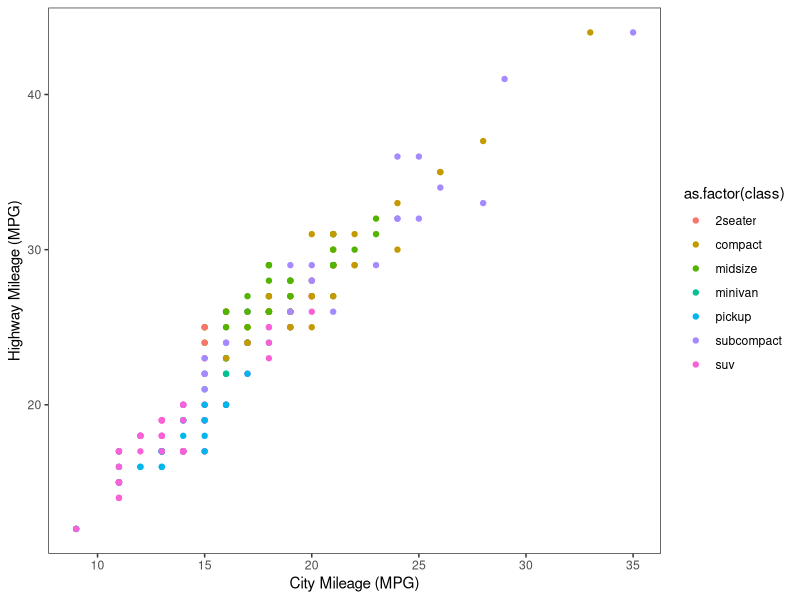
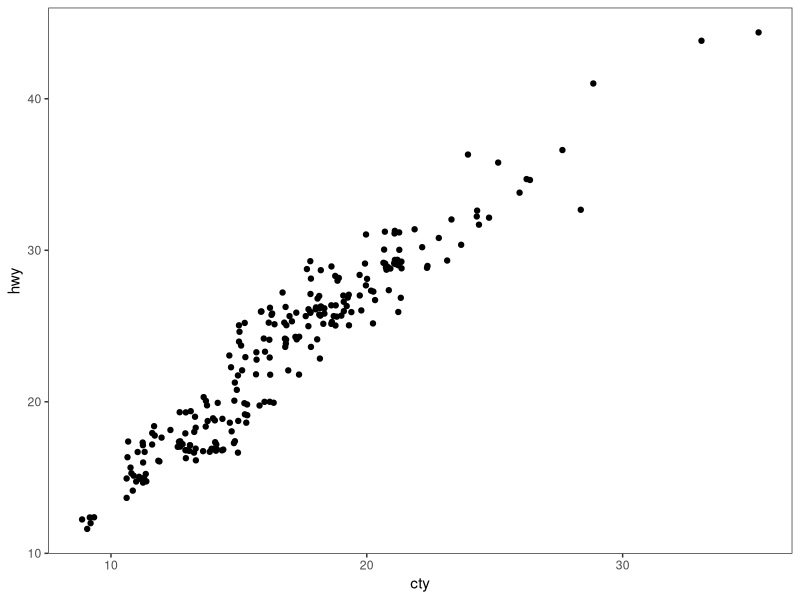
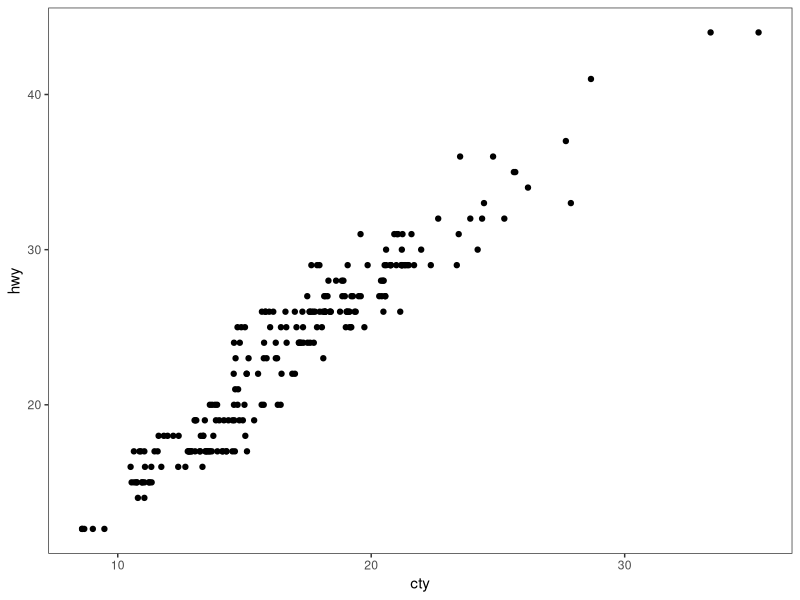
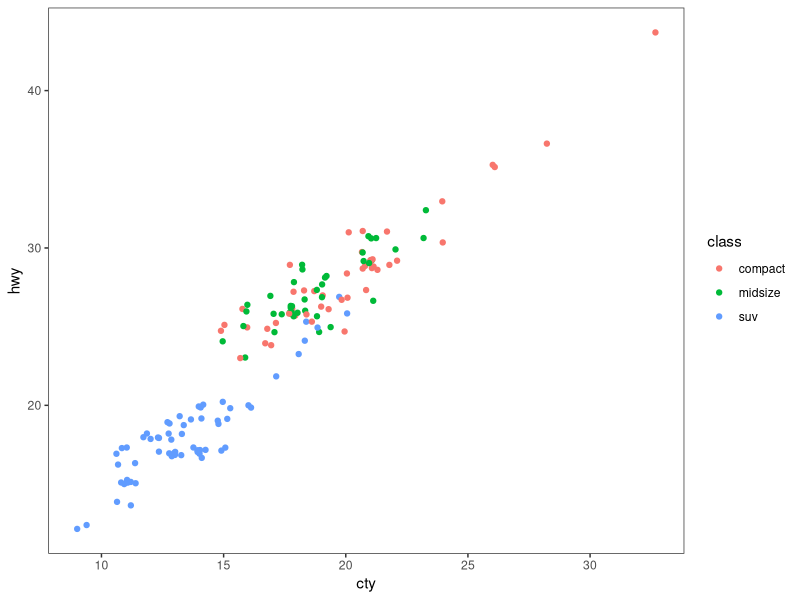
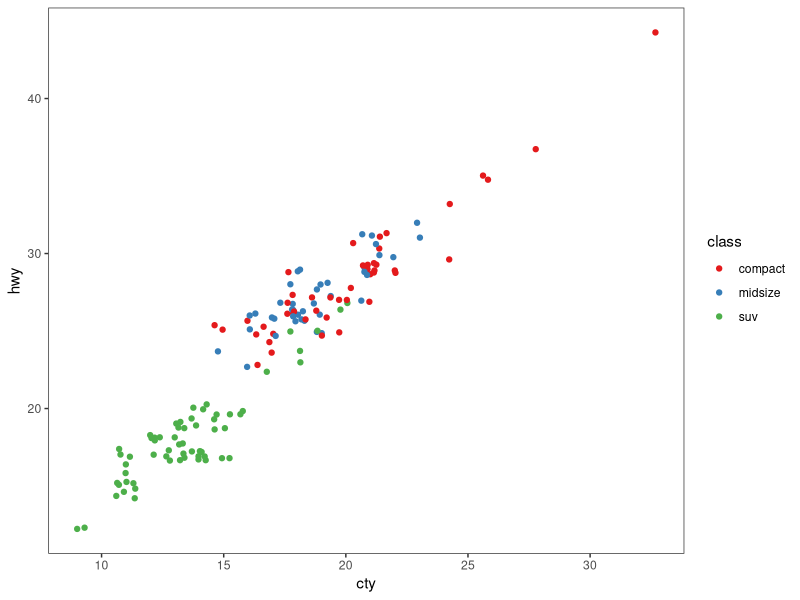
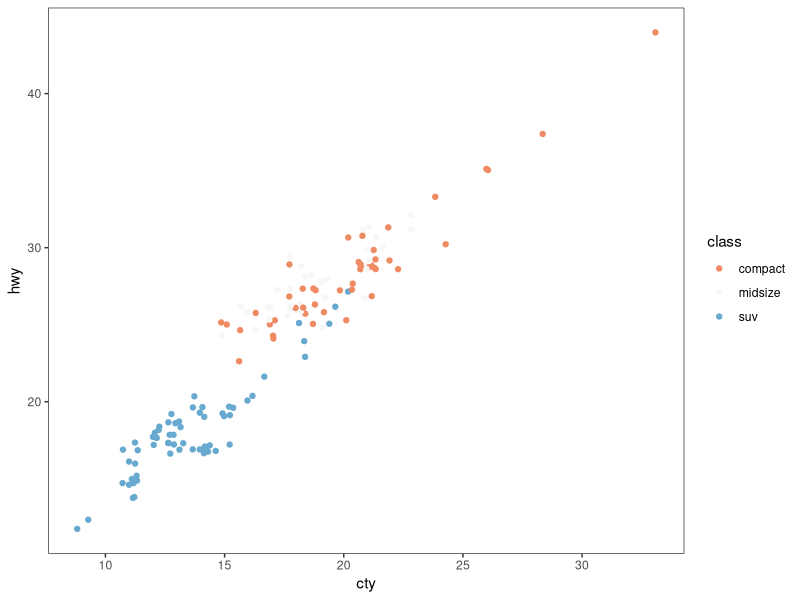
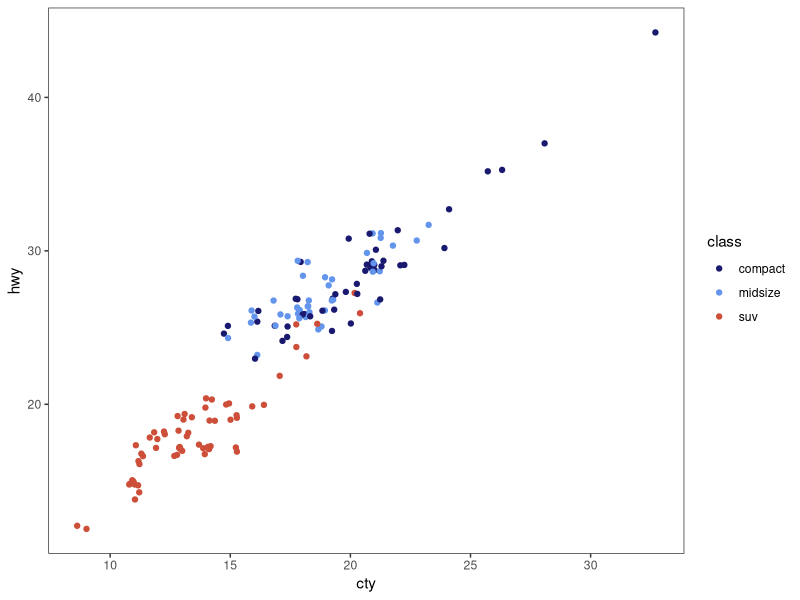
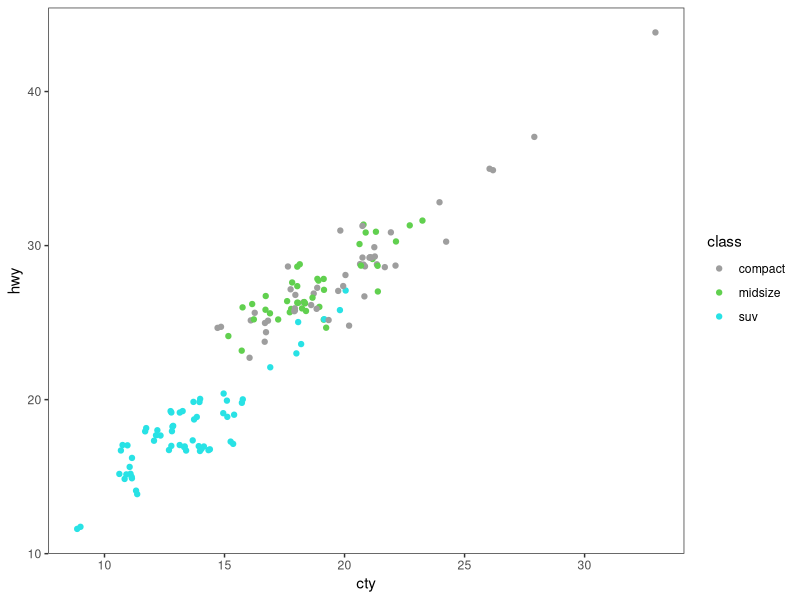

Recreate these plots in R, in order. (Note: this script raises an error after producing the figures.)
# ---------------------------------------------------------- #
#### MODULE 3: Plot even more data!                       ####               
# ---------------------------------------------------------- #

library(ggplot2)
library(tidyverse)

## OBJECTIVE:
# 1. To develop a "grammar of graphics".
# 2. To become comfortable using ggplot2 for exploratory data visualization.


# ---------------------------------------------------------- #
#### SET UP:                                              ####
# ---------------------------------------------------------- #
# REMINDER: In RStudio, open the Rproject for our course (UNCG_DataWrangling), 
# pull any changes from GitHub, and navigate to the branch you created for 
# yourself (just a single branch for the whole semester) in RStudio's Git tab.
# Open this week's assignment in this new branch to complete and submit on GitHub.
# Ideally, you'll commit your answers a bit at a time as you work through
# this assignment, rather than committing all at once at the end.

# Reminder of some helpful resources for graphing in R:
# ggplot Cookbook: http://www.cookbook-r.com/Graphs/
# Official ggplot2 Book: https://ggplot2-book.org/
# Themes in ggplot2: https://ggplot2-book.org/polishing.html#themes

# In ggplot2, aesthetic means “something you can see”. Each aesthetic is a
# mapping between a visual cue and a variable.
# Examples include:
# position (i.e., on the x and y axes)
# color (“outside” color)
# fill (“inside” color)
# shape (of points)
# line type
# size

# Each type of geometric object (geom) accepts only a subset of all aesthetics.
# Refer to the geom help pages to see what mappings each geom accepts. Aesthetic
# mappings are set with the aes() function.

# TASK: We will be using the ggplot2 package for graphing. Fortunately, ggplot2 
# is nested within the tidyverse package (along with many others).
# Start by writing code to load the tidyverse library.
# HINT: see the end of assignment #1 if you forgot how to load a package.


# TASK: Write code below to set your theme to black and white and both your major
# AND minor gridlines to element_blank for all plots you'll be making today.
# HINT: Check back to last week's assignment section 1.9 for setting themes for
# all plots.

theme_set(theme_bw())
theme_update(panel.grid.major = element_blank(),
             panel.grid.minor = element_blank())

# ---------------------------------------------------------- #
#### 1.0 CORRELATION                                      ####
# ---------------------------------------------------------- #

# We learned how to make correlations last week, but it never hurts to get
# more practice! Let's start by using a data set built into ggplot2.
# The mpg dataset looks at the gas efficiency of different cars. Run the following
# code to load the data:
data(mpg, package = "ggplot2")

# TASK: Create a scatterplot (i.e., a dot plot) to relate city and highway mileage.
# Color the points by the class of car (class column) and label the x and y axis 
# to be more informative (City Mileage (MPG) vs Highway Mileage (MPG)).
# HINT: Refer back to last week's assignment or the ggplot help resources if you 
# forget how to make a scatterplot.

ggplot(mpg, aes(x = cty, y = hwy)) +
  geom_point(aes(color=as.factor(class))) +
  xlab("City Mileage (MPG)") +
  ylab("Highway Mileage (MPG)")

# Looks alright, but the graph may be hiding some information...
# QUESTION: How many data points are in the mpg dataframe?

    # 234 objects

# QUESTION: Approximately how many dots are in the graph you just made? How does
# that compare to the number of observations in the dataframe?

    # about 78 points on the plot, which is much much smaller

# Try another correlation-focused geom that addresses this problem by running
# the following code:
ggplot(data=mpg, aes(x=cty, y=hwy)) + 
  geom_jitter()


# QUESTION: What happened when you created the plot with geom_jitter?

    # it plotted the data but added some noise to the point positions

# QUESTION: Run the code to create a plot using geom_jitter a second time. Then run it
# again and again. What happens each time? Why is this happening?

    # each time its very slightly different, probably because thhe jitter moves the points randomly by a small amount, rather than by a set amount for each point

# TASK: The default in geom_jitter is to jitter (or slightly move) the points away
# from each other in both the x and y directions. Check the help file for geom_jitter
# and write code below to make a graph where you jitter points in only the x-dimension
# by 0.5.

ggplot(mpg, aes(x=cty, y=hwy)) +
  geom_jitter(width = .5, height = 0)

# ---------------------------------------------------------- #
#### 1.1 DETOUR! COLORS, COLORS, COLORS                   ####
# ---------------------------------------------------------- #

# Our world is so colorful, and our graphs can be too! But we want to be mindful
# of our color choices to not only be beautiful, but also informative and accessible.

# TASK: Create a new dataframe that filters our mpg data down to only information
# for car classes compact, midsize, and suv using an %in% statement. Name your 
# new dataframe mpgSubset.
# HINT: Refer back to the Transform assignment if you want help with %in% (or 
# try googling!)

mpgSubset <- mpg %>% 
  mutate(class = ifelse(class %in% c("compact", "midsize", "suv"), class, NA)) %>% 
  drop_na(class)

# ggplot has lots of nice (and some not so nice) built-in color palettes that we 
# can use to fill our bars with color. Try running the following code:
ggplot(data=mpgSubset, aes(x=cty, y=hwy, color=class)) +
  geom_jitter()

# The code above supplies us with ggplot's default color palette, which I find not
# so pleasing. Let's try to change this!

# We can add a statement specifying the scale of colors we would prefer. One way
# to do this is to use other pre-set palettes from ggplot. Run the code below to 
# ask ggplot to use the color brewer's palette called Set 1.
ggplot(data=mpgSubset, aes(x=cty, y=hwy, color=class)) +
  geom_jitter() +
  scale_color_brewer(palette="Set1")

# Alternatively, we could use the "RdBu" palette:
ggplot(data=mpgSubset, aes(x=cty, y=hwy, color=class)) +
  geom_jitter() +
  scale_color_brewer(palette="RdBu")

# QUESTION: Investigate the color brewer's range of palettes at this website: 
# https://r-graph-gallery.com/38-rcolorbrewers-palettes.html
# What do you notice about the colors chosen from each of the palettes that we
# used above? (i.e., does it use the first three colors in the palette? The last
# three? Some other combination?)

    # for set 1 it just used the first 3 colors, but for RdBu it used the middle three

# We could also pick out EXACTLY which colors we want for our figure. 
# There are 4 main ways to specify colors in R:
### by name
### by number
### by Hex code
### with the rgb() function

# By Name: R allows you to call more than 600 colors by name! Run the following
# code to see a list:
colors()

# We can put in the colors we chose for each variable by adding the 
# scale_color_manual() function to our plot. Try it out by running the following
# code:
ggplot(data=mpgSubset, aes(x=cty, y=hwy, color=class)) +
  geom_jitter() +
  scale_color_manual(values=c('midnightblue', 'cornflowerblue', 'tomato3'))


# You can also chose colors by number, which are assigned in R.

# TASK: Copy and paste the code to make our scatterplot and replace the color names
# with three numbers of your choice (between 1 and 657). How does your new figure look?
# HINT: remember to remove the quotation marks when calling numbers.
ggplot(data=mpgSubset, aes(x=cty, y=hwy, color=class)) +
  geom_jitter() +
  scale_color_manual(values=c(48, 579, 333))

# QUESTION: How do you think you could figure out which color name belongs to
# each color number?
# HINT: Try creating a dataframe from color() by passing it into the
# as.data.frame() function.

colorFrame <- as.data.frame(colors())
    # you can get the number by just seeing the position of the color's name in the colors() list

# You can also chose colors by Hex code. A Hex color code is a 6-symbol code made
# of up to three 2-symbol elements (6 symbols in length all together). Each of 
# the 2-symbol elements represents a color value in the Red-Green-Blue (RGB) color
# scale from 0 to 255. Hex codes are written with a # in front of them. Let's try
# out calling our colors using hex code.
ggplot(data=mpgSubset, aes(x=cty, y=hwy, color=class)) +
  geom_jitter() +
  scale_color_manual(values=c('#191970', '#6495ED', '#FF6347'))

# There are two great things about hex codes. First, you can call ANY color you 
# want with a hex code. That is, you're not limited to the 657 colors that are
# in ggplot. By specifying the color by hex code, you can pick literally anything!

# TASK: Google the search term "color picker". This should bring up google's color
# picker (in addition to a billion other color picking websites). Use this color
# picker to generate the hex codes for three new colors of your choice. Then copy
# and paste the above code, replacing the hex codes with your color choices.
ggplot(data=mpgSubset, aes(x=cty, y=hwy, color=class)) +
  geom_jitter() +
  scale_color_manual(values=c('#4fb1db', '#4fd9db', '#4fdbb1'))

# The second great thing about hex codes is that you can control the transparency
# of your colors. Transparency is set in a hex code by adding two extra symbols
# to the end, which together make up the "alpha" element. Adding 00 to the end 
# of your hex code will make your color completely transparent, while adding FF 
# to the end will make it completely opaque. Any number/letters in-between will 
# result in partial transparency. You can find a complete list of transparencies
# between 0-100% here: https://gist.github.com/lopspower/03fb1cc0ac9f32ef38f4

# TASK: Try out transparency by copying and pasting your graph code below and
# adding the alpha element to the end of each of your hex codes to make your
# first color 0% transparent, your second color 50% transparent, and your third
# color 100% transparent.
ggplot(data=mpgSubset, aes(x=cty, y=hwy, color=class)) +
  geom_jitter() +
  scale_color_manual(values=c('#4fb1db00', '#4fd9db80', '#4fdbb1ff'))

# QUESTION: What happened to the point that you set to 100% transparent?

    # it disappears because its fully transparent

# Finally, we can set our colors using the rgb() function. This operates very
# similarly to the hex code, where you can pick exactly the color and transparency
# you want. Try it out by running the following code:
ggplot(data=mpgSubset, aes(x=cty, y=hwy, color=class)) +
  geom_jitter() +
  scale_color_manual(values=c(rgb(.10, .10, .44, .5), rgb(.39, .58, .93, .5), rgb(1.0, .39, .28, .5)))

# TASK: Modify the above code to make all of your points 50% transparent.

# There are so many inventive and artistic people in the world who have expanded
# the offerings for colors in ggplot. Check out some notable ones listed below
# when choosing colors for this assignment.
### Color-blind friendly palettes: https://github.com/JLSteenwyk/ggpubfigs
### Color palettes from vintage National Parks posters: https://github.com/katiejolly/nationalparkcolors
### Color palettes based on Wes Anderson movies: https://github.com/karthik/wesanderson
### Color palettes from famous Dutch paintings: https://github.com/EdwinTh/dutchmasters


# ---------------------------------------------------------- #
#### 1.2 DETOUR! LEGENDS                                  ####
# ---------------------------------------------------------- #

# When you specify colors in your ggplot code, R throws in a bonus legend for free!
# However, this legend is often not as clear or visually appealing as we might 
# prefer. But as with all geometric objects in ggplot, legends can be easily altered.

# Run the following code to create a scatter plot. Feel free to modify the colors
# as you prefer!
ggplot(data=mpgSubset, aes(x=cty, y=hwy, color=class)) +
  geom_jitter()

# QUESTION: Where did ggplot get the legend title and values from?


# We could change the title and values in our legend by altering the dataframe
# we are passing into ggplot. But that seems a bit drastic. Instead, we can 
# lean on the same code that specifies our color picks to alter the legend text.
# Try it out by running the following code:
ggplot(data=mpgSubset, aes(x=cty, y=hwy, color=class)) + 
  geom_jitter() + 
  scale_color_manual(values=c('#FCBA03', '#380754', '#496916'),
                     name='Class of Car', 
                     breaks=c('suv', 'midsize', 'compact'), 
                     labels=c('SUV', 'Midsize', 'Compact'))


# TASK: Label each line of the code above with what it is doing.
# HINT: Check the scale_color_manual help file or ggplot Cookbook for more info.


# IMPORTANT: It is important to pay attention to the order you provide ggplot with 
# your color choices and legend labels! Try running the following code:
ggplot(data=mpgSubset, aes(x=cty, y=hwy, color=class)) + 
  geom_jitter() + 
  scale_color_manual(values=c('#FCBA03', '#380754', '#496916'), 
                     name='Class of Car', 
                     breaks=c('suv', 'midsize', 'compact'), 
                     labels=c('Compact', 'SUV', 'Midsize')) 


# QUESTION: What is wrong with the code above? Why is it so important to be
# careful with the order you pass information into ggplot?


# While changing the legend text and factor order takes place in the scale_color_manual
# step, moving the legend around on the graph page is part of the graph theme. We
# can try this out using the code below:
ggplot(data=mpgSubset, aes(x=cty, y=hwy, color=class)) + 
  geom_jitter() + 
  theme(legend.position='top')


# TASK: Modify the code above to have the legend display along the bottom of
# the figure.


# We can also have the legend located within the area of the graph itself! We can 
# do this by specifying the coordinates for where the legend should go within the
# graph axes. First we set the legend position and then we set the anchoring 
# position by justifying the legend.
### bottom left: 0,0
### bottom right: 1,0
### top left: 0,1
### top right: 1,1

# Try it out by running the following code:
ggplot(data=mpgSubset, aes(x=cty, y=hwy, color=class)) + 
  geom_jitter() + 
  theme(legend.position=c(1,0), legend.justification=c(1,0))

# QUESTION: What happens if you don't include the code for legend justification
# above?


# TASK: Copy and paste the code from above. Modify it to place the legend in the
# upper left part of the graph.


# Finally, we might want to remove the legend altogether! We would do so by
# modifying the theme as well. 

# TASK: Check the ggplot cookbook to find the legends section. Read what it says 
# about removing the legend. Then copy and paste the graph code from above. Modify
# the code to remove the legend.


# ---------------------------------------------------------- #
#### 2.0 DEVIATION                                        ####
# ---------------------------------------------------------- #

# Used to compare variation in values between small number of items (or categories) 
# with respect to a fixed reference.

# Whether the graphical type is a deviation graph or a composition graph (or a 
# ranking graph) may depend on the underlying data structure.

# We used geom_bar() last week with factor data to create a bar graph. But
# geom_bar() is a bit tricky because it can make EITHER a bar graph or a histogram
# depending on the data you give it. The default of geom_bar() is to set stat to 
# count so if you give it just a continuous x value, it will make a histogram. Try
# it with the following code:
ggplot(data=mpg, aes(x=hwy)) + 
  geom_bar()

# In order to have the geom create bars and not a histogram, you must:
# 1) Set stat = identity
# 2) Provide both an x and a y inside the aes(), where x is either a character 
# or factor and y is numeric.

# TASK: Create a dataframe of summary statistics for the mpg data, calculating the
# mean, standard deviation, and standard error for highway mpg grouping by class.
# Name the resulting dataframe highwayMPG and your new variables hwy_mean, hwy_sd,
# and hwy_se.
# HINT: Look back at the Transform assignment if you forget how to summarize the
# data. Also recall, standard error = 1.96*standard deviation.


# TASK: Create a bar graph showing the average highway MPG on the y-axis and 
# car class on the x-axis. Fill the bars by class. Add in error bar caps that are 20%
# the width pf the bars.
# HINT: Don't forget to change stat from the default in your geom_bar() statement!


# ---------------------------------------------------------- #
#### 2.1 DETOUR! COLORS AND LEGENDS, AGAIN                ####
# ---------------------------------------------------------- #

# Recall that some geometric elements require fills instead of (or sometimes in
# addition to) colors.

# TASK: Create a bar graph with the mpg summary stats with the following parameters:
# (1) Black bar outline
# (2) Bars filled with the color brewer palette "Dark2" using the scale_fill_manual
#     statement
# (3) No legend
# (4) Informative x- and y-axis labels. 

# HINT: Carefully consider whether your color and/or fill should go within an aes() 
# statement, the scale_fill_manual or scale_color_manual statements, or neither.
# If in doubt, try a bunch of ways until it looks how we want it. And consult 
# your helpful ggplot resources on the web.


# ---------------------------------------------------------- #
#### 2.2 DETOUR! AXIS MODIFICATIONS                       ####
# ---------------------------------------------------------- #

# Run the following code, feeling free to modify colors as you prefer:
ggplot(data=highwayMPG, aes(x=class, y=hwy_mean, fill=class)) +
  geom_bar(stat='identity') 

# QUESTION: Where is ggplot getting the x-axis tick labels from?


# Often our tick labels are not the best. We can modify them to be more informative
# or visually appealing by directly modifying the dataframe, but again this feels
# a bit extreme. Instead, we can directly modify the scale of the axis. For axes
# that deal with categories, we are setting the discrete scale. Try it out by
# running the following code:
ggplot(data=highwayMPG, aes(x=class, y=hwy_mean, fill=class)) +
  geom_bar(stat='identity') +
  scale_x_discrete(labels=c('sport', 'compact', 'midsize', 'minivan', 'pickup', 'subcompact', 'SUV'))

# We can also change the scale of the continuous axes, including how large they are
# and where the tick marks fall as follows:
ggplot(data=highwayMPG, aes(x=class, y=hwy_mean, fill=class)) +
  geom_bar(stat='identity') +
  scale_y_continuous(breaks=seq(0, 50, 10)) +
  coord_cartesian(ylim=c(0,50))

# QUESTION: Try running the code above without the coord_cartesian() statement. 
# What is surprising about the resulting graph? Based on this result, what do you
# think the coord_cartesian() statement does?


# We can also add a statement into the scale discrete or continuous statements
# to name our axes, rather than putting in a whole separate step of xlab() or ylab().
# Try it out with the following code:
ggplot(data=highwayMPG, aes(x=class, y=hwy_mean, fill=class)) +
  geom_bar(stat='identity') +
  scale_x_discrete(name='Class of Car') +
  scale_y_continuous(name='Mean Highway MPG')


# Finally, we can flip our axes easily in ggplot as follows:
ggplot(data=highwayMPG, aes(x=class, y=hwy_mean, fill=class)) +
  geom_bar(stat='identity') +
  coord_flip()


# TASK: Let's put it all together. Make a graph of the mpg summary stats with the
# following specifications:
# (1) color by class of car using a color scheme of your choice (not the default)
# (2) plot the class of car on the x-axis and the highway MPG on the y axis
# (3) include better names for the x- and y-axis titles
# (4) include better names for the car classes
# (5) set the scale of the highway mpg to run from 0 to 30 with breaks every 5 
# (6) flip your axes
# (7) remove the legend


# ---------------------------------------------------------- #
#### 3.0 RANKING                                          ####
# ---------------------------------------------------------- #
# Used to compare the position or performance of multiple items with respect to 
# each other. Actual values matters somewhat less than the ranking.

# TASK: Create a dataframe of summary statistics for the mpg data, calculating the
# mean, standard deviation, and standard error for CITY mpg grouping by class.
# Name the resulting dataframe cityMPG and your new variables city_mean, city_sd,
# and city_se.
# HINT: Look back at the Transform assignment if you forget how to summarize the
# data. Also, standard error = 1.96*standard deviation.


# Now we want to plot our data in order from smallest to largest city MPG to get
# a ranking. To do so, we need to use the reorder() function to rearrange the data
# going into our x-axis.
ggplot(cityMPG, aes(x=reorder(class, city_mean), y=city_mean)) + 
  geom_bar(stat="identity")

# TASK: Recreate the above ranking figure to include the following:
# (1) class of car on the x-axis with informative axis and tick labels
# (2) MPG ordered from highest to lowest (hint: try google if you're unsure)
# (3) bars with dary grey outlines and filled by class with your favorite color scheme
# (4) error bars with end caps 30% the width of the bars
# (5) y-axis from 0 to 30 with tick marks every 5
# (6) no legend.


# ---------------------------------------------------------- #
#### 4.0 DISTRIBUTION                                     ####
# ---------------------------------------------------------- #
# When you have lots and lots of data points and want to study where and how the
# data points are distributed.

# Histograms can be accomplished with either geom_bar() or geom_histogram()
ggplot(mpg, aes(hwy)) + 
  geom_histogram()

# TASK: Recreate the graph above, but using geom_bar() instead


# TASK: Try making a histogram with the categorical variable 'manufacturer'.
# What error message do you get?


# QUESTION: What happens when you follow the advice of the error message and 
# make stat='count'?
ggplot(mpg, aes(manufacturer)) + 
  geom_histogram(stat="count")


# TASK: Make a boxplot comparing the distribution of cty (city mileage) for
# each class of car.
# HINT: Look back to last week if you forget how to make a boxplot.


# We can also make a different type of distribution, a violin plot using the 
# geom_violin statement as follows:
ggplot(mpg, aes(x=class, y=cty)) + 
  geom_violin()

# QUESTION: What does a violin plot show? Check google if you're unsure.


# ---------------------------------------------------------- #
#### 5.0 COMPOSITION                                      ####
# ---------------------------------------------------------- #
# Bar charts and pie charts are classic ways of showing composition of a dataset.

# TASK: Let's get some data for this task by determining the number of cars from 
# each car manufacturer in our mpg dataframe. We can do this as follows:
manufacturerFreq <- mpg %>% 
  group_by(manufacturer) %>% 
  summarize(frequency=length(manufacturer)) %>% 
  ungroup()

# TASK: Make a bar graph of the number of cars (frequency) by manufacturer using
# the dataframe we created above.


# We can switch the bar chart you created above into a pie chart simply by changing
# the coordinate system through a series of steps as follows:

ggplot(manufacturerFreq, aes(x=manufacturer, y=frequency)) +
  geom_bar(stat="identity") +
  coord_polar()

ggplot(manufacturerFreq, aes(x=manufacturer, y=frequency, fill=manufacturer)) +
  geom_bar(stat="identity") +
  coord_polar()

ggplot(manufacturerFreq, aes(x="", y=frequency, fill=manufacturer)) +
  geom_bar(stat="identity", width=1) +
  coord_polar()

ggplot(manufacturerFreq, aes(x="", y=frequency, fill=manufacturer)) +
  geom_bar(stat="identity", width=1) +
  coord_polar(theta="y")

ggplot(manufacturerFreq, aes(x="", y=frequency, fill=manufacturer)) +
  geom_bar(stat="identity", width=1) +
  coord_polar(theta="y", start=0) +
  theme_void() +
  theme(legend.title = element_text(size = 12.5), 
        legend.text  = element_text(size = 8.5),
        legend.key.size = unit(.75, "lines"))

# TASK: Annotate the code below to describe what each line does:
ggplot(manufacturerFreq, aes(x="", y=frequency, fill=manufacturer)) +
  geom_bar(stat="identity", width=1) +
  coord_polar(theta="y", start=0) +
  theme_void() +
  theme(legend.title = element_text(size = 12.5), 
        legend.text  = element_text(size = 8.5),
        legend.key.size = unit(.75, "lines"))


# ---------------------------------------------------------- #
#### 6.0 CHANGE                                           ####
# ---------------------------------------------------------- #

# Time series are often best visualized with line graphs. Let's try this out
# with some new data:
data("economics")

# TASK: Use the economics dataset to plot the number of people who are unemployed
# over time (unemploy vs date). Make a scatterplot, then connect the points with 
# lines using geom_line().
# HINT: use ?economics to get more information about this dataset.




# ---------------------------------------------------------- #
#### GROUPS AND MAPS                                      ####
# ---------------------------------------------------------- #

# Let's save these for group project options, this assignment is really long!









# REMEMBER: Save and push your script when you're done with this assignment!
